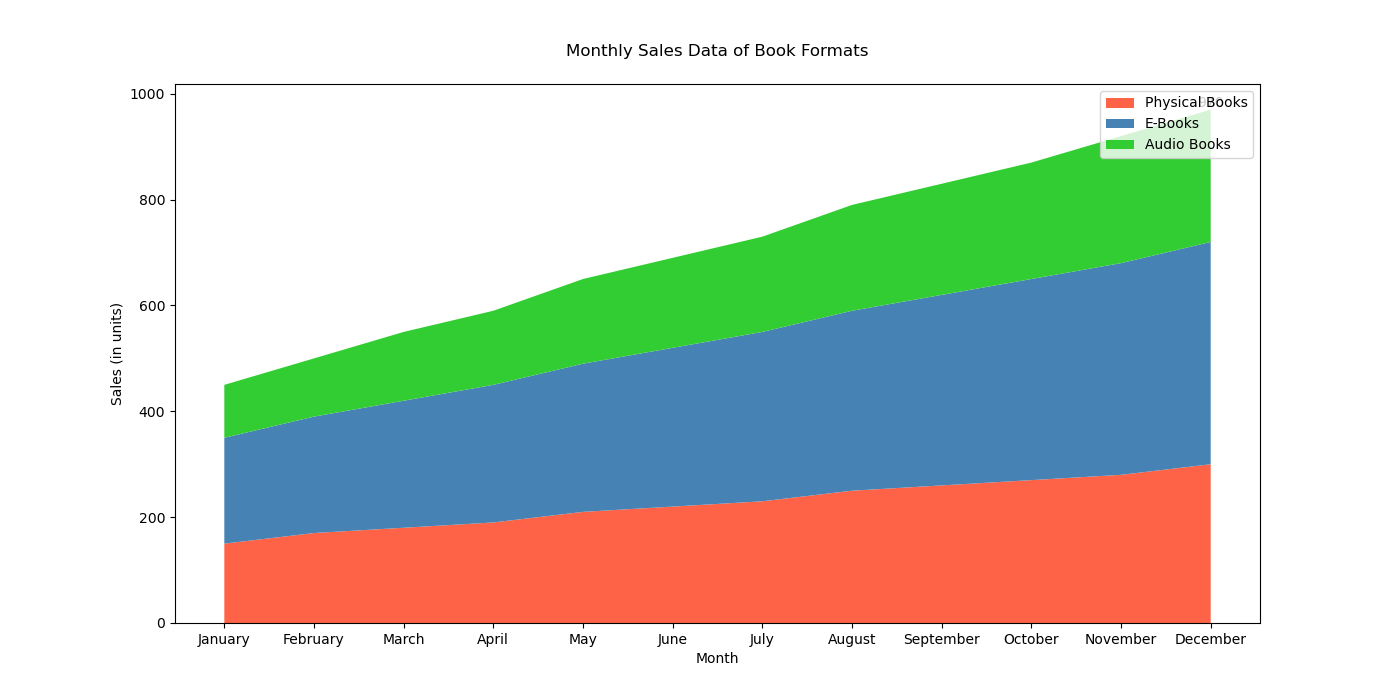

This figure's Python source:

import matplotlib.pyplot as plt
import pandas as pd

data = {
    'Month': ['January', 'February', 'March', 'April', 'May', 'June',
              'July', 'August', 'September', 'October', 'November', 'December'],
    'Physical Books': [150, 170, 180, 190, 210, 220, 230, 250, 260, 270, 280, 300],
    'E-Books': [200, 220, 240, 260, 280, 300, 320, 340, 360, 380, 400, 420],
    'Audio Books': [100, 110, 130, 140, 160, 170, 180, 200, 210, 220, 240, 250]
}

df = pd.DataFrame(data)

plt.figure(figsize=(14, 7))

plt.stackplot(df['Month'],
              df['Physical Books'], df['E-Books'], df['Audio Books'],
              labels=['Physical Books', 'E-Books', 'Audio Books'],
              colors=['#FF6347', '#4682B4', '#32CD32'])

plt.title('Monthly Sales Data of Book Formats', pad=20)
plt.xlabel('Month')
plt.ylabel('Sales (in units)')

plt.legend(loc='upper right')

for i, (mon, pb, eb, ab) in enumerate(zip(df['Month'], df['Physical Books'], df['E-Books'], df['Audio Books'])):
    if mon == 'December':
        plt.text(i, pb+eb+ab, f'{pb+eb+ab}', ha='center', va='bottom')

plt.show()
